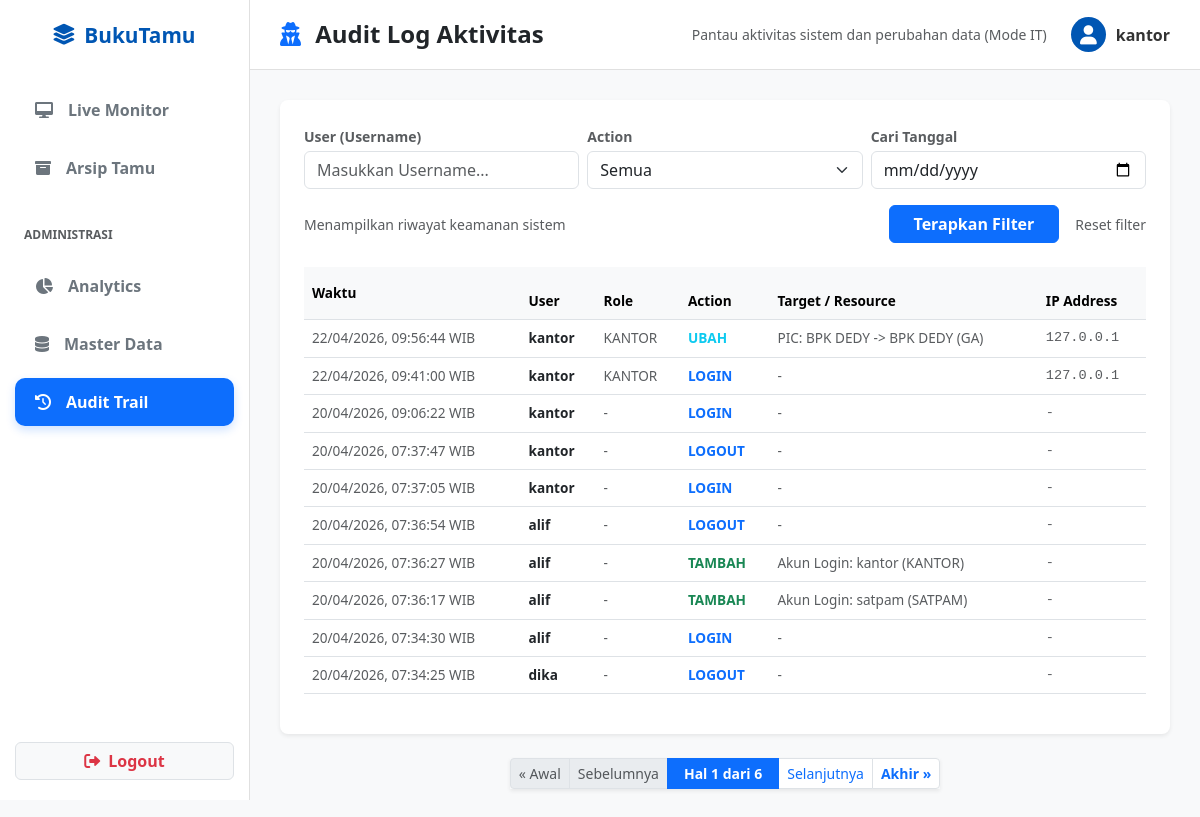
The page /audit-trail/ (signed in) on the database its author committed.
### tamu/models.py (models this page shows, shortened)
class LogAktivitas(models.Model):
    user = models.ForeignKey(User, on_delete=models.SET_NULL, null=True, blank=True)
    role = models.CharField(max_length=50, null=True, blank=True) # BARU: Menyimpan role saat aksi dilakukan
    aksi = models.CharField(max_length=50)
    target = models.CharField(max_length=255, null=True, blank=True)
    ip_address = models.GenericIPAddressField(null=True, blank=True) # BARU: Menyimpan IP Address perangkat
    waktu = models.DateTimeField(auto_now_add=True)

### tamu/views.py (the view)
# urls.py: path('audit-trail/', views.audit_trail, name='audit_trail'),
@login_required(login_url='login')
def audit_trail(request):
    if not (request.user.is_superuser or request.user.groups.filter(name='KANTOR').exists()):
        messages.error(request, "AKSES DITOLAK.")
        return redirect('daftar_tamu')
    logs_list = LogAktivitas.objects.all().order_by('-waktu')
    cari_user = request.GET.get('user', '')
    cari_aksi = request.GET.get('aksi', 'Semua')
    cari_tanggal = request.GET.get('tanggal', '')
    if cari_user:
        logs_list = logs_list.filter(user__username__icontains=cari_user)
    if cari_aksi != 'Semua':
        logs_list = logs_list.filter(aksi=cari_aksi)
    if cari_tanggal:
        logs_list = logs_list.filter(waktu__date=cari_tanggal)
    paginator = Paginator(logs_list, 10)
    page_number = request.GET.get('page')
    page_obj = paginator.get_page(page_number)
    context = {
        'page_obj': page_obj,
        'cari_user': cari_user,
        'cari_aksi': cari_aksi,
        'cari_tanggal': cari_tanggal,
    }
    return render(request, 'tamu/audit_trail.html', context)

### tamu/templates/tamu/audit_trail.html (shortened to what this page needs)
{% extends 'tamu/base.html' %}
{% block page_header %}
    <i class="fas fa-user-secret text-primary me-2"></i> Audit Log Aktivitas
{% endblock %}
{% block topbar_extra %}<span class="text-muted small">Pantau aktivitas sistem dan perubahan data (Mode IT)</span>{% endblock %}
{% block content %}
<div class="card border-0 shadow-sm bg-white rounded-3 p-4">
    <form method="GET" class="row g-2 mb-4">
        <div class="col-md-4">
            <label class="small fw-bold text-muted mb-1">User (Username)</label>
            <input type="text" name="user" class="form-control" placeholder="Masukkan Username..." value="{{ request.GET.user }}">
        </div>
        <div class="col-md-4">
            <label class="small fw-bold text-muted mb-1">Action</label>
            <select name="action" class="form-select">
                <option value="">Semua</option>
            </select>
        </div>
        <div class="col-md-4">
            <label class="small fw-bold text-muted mb-1">Cari Tanggal</label>
            <input type="date" name="tanggal" class="form-control" value="{{ request.GET.tanggal }}">
        </div>
        <div class="col-12 d-flex justify-content-end align-items-center mt-3 gap-2">
            <span class="small text-muted me-auto">Menampilkan riwayat keamanan sistem</span>
            <button type="submit" class="btn btn-primary px-4 fw-bold">Terapkan Filter</button>
            <a href="{% url 'audit_trail' %}" class="small text-muted text-decoration-none hover-primary ms-2">Reset filter</a>
        </div>
    </form>
    <div class="table-responsive">
        <table class="table table-hover align-middle" style="font-size: 0.85rem;">
            <thead class="table-light text-muted border-bottom">
                <tr>
                    <th class="py-3">Waktu</th>
                    <th>User</th>
                    <th>Role</th>
                    <th>Action</th>
                    <th>Target / Resource</th>
                    <th>IP Address</th>
                </tr>
            </thead>
            <tbody>
                {% for log in page_obj %}
                <tr>
                    <td class="text-muted">{{ log.waktu|date:"d/m/Y, H:i:s" }} WIB</td>
                    <td class="fw-bold text-dark">{{ log.user.username|default:"System/Deleted" }}</td>
                    <td class="text-muted">{{ log.role|default:"-" }}</td>
                    <td>
                        {% if log.aksi == 'LOGIN' or log.aksi == 'LOGOUT' %}
                            <span class="text-primary fw-bold">{{ log.aksi }}</span>
                        {% elif log.aksi == 'HAPUS' %}
                            <span class="text-danger fw-bold">{{ log.aksi }}</span>
                        {% elif log.aksi == 'TAMBAH' %}
                            <span class="text-success fw-bold">{{ log.aksi }}</span>
                        {% else %}
                            <span class="text-info fw-bold">{{ log.aksi }}</span>
                        {% endif %}
                    </td>
                    <td class="text-muted">{{ log.target|default:"-" }}</td>
                    <td class="font-monospace text-muted">{{ log.ip_address|default:"-" }}</td>
                </tr>
                {% empty %}
                <tr><td colspan="6" class="text-center py-4 text-muted">Belum ada riwayat aktivitas.</td></tr>
                {% endfor %}
            </tbody>
        </table>
    </div>
</div>
<div class="d-flex justify-content-center mt-4 mb-2">
        <nav aria-label="Page navigation">
            <ul class="pagination pagination-sm shadow-sm mb-0">
                {% if page_obj.has_previous %}
                <li class="page-item">
                    <a class="page-link text-primary fw-bold" href="?page=1&user={{ cari_user }}&aksi={{ cari_aksi }}&tanggal={{ cari_tanggal }}" title="Halaman Pertama">&laquo; Awal</a>
                </li>
                <li class="page-item">
                    <a class="page-link text-primary" href="?page={{ page_obj.previous_page_number }}&user={{ cari_user }}&aksi={{ cari_aksi }}&tanggal={{ cari_tanggal }}">Sebelumnya</a>
                </li>
                {% else %}
                <li class="page-item disabled"><span class="page-link text-muted">&laquo; Awal</span></li>
                <li class="page-item disabled"><span class="page-link text-muted">Sebelumnya</span></li>
                {% endif %}
                <li class="page-item active" aria-current="page">
                    <span class="page-link bg-primary border-primary fw-bold px-3">Hal {{ page_obj.number }} dari {{ page_obj.paginator.num_pages }}</span>
                </li>
                {% if page_obj.has_next %}
                <li class="page-item">
                    <a class="page-link text-primary" href="?page={{ page_obj.next_page_number }}&user={{ cari_user }}&aksi={{ cari_aksi }}&tanggal={{ cari_tanggal }}">Selanjutnya</a>
                </li>
                <li class="page-item">
                    <a class="page-link text-primary fw-bold" href="?page={{ page_obj.paginator.num_pages }}&user={{ cari_user }}&aksi={{ cari_aksi }}&tanggal={{ cari_tanggal }}" title="Halaman Terakhir">Akhir &raquo;</a>
                </li>
                {% else %}
                <li class="page-item disabled"><span class="page-link text-muted">Selanjutnya</span></li>
                <li class="page-item disabled"><span class="page-link text-muted">Akhir &raquo;</span></li>
                {% endif %}
            </ul>
        </nav>
    </div>
{% endblock %}

### tamu/templates/tamu/base.html (shortened to what this page needs)
<!DOCTYPE html>
<html lang="id">
<head>
    <link href="https://cdn.jsdelivr.net/npm/bootstrap@5.3.0/dist/css/bootstrap.min.css" rel="stylesheet">
    <link href="https://cdnjs.cloudflare.com/ajax/libs/font-awesome/6.0.0/css/all.min.css" rel="stylesheet">
</head>
<body>
    <nav id="sidebar">
        <div class="sidebar-brand">
            <i class="fas fa-layer-group"></i>
            <span>BukuTamu</span>
        </div>
        <ul class="sidebar-nav">
            <li>
                <a href="{% url 'daftar_tamu' %}" class="{% if request.resolver_match.url_name == 'daftar_tamu' %}active{% endif %}">
                    <i class="fas fa-desktop"></i>
                    <span>Live Monitor</span>
                </a>
            </li>
            <li>
                <a href="{% url 'arsip_tamu' %}" class="{% if request.resolver_match.url_name == 'arsip_tamu' %}active{% endif %}">
                    <i class="fas fa-archive"></i>
                    <span>Arsip Tamu</span>
                </a>
            </li>
            {% if request.user.is_superuser or request.user.groups.all.0.name == 'KANTOR' %}
            <li class="mt-4 mb-2 px-4 text-uppercase text-muted fw-bold" style="font-size: 0.75rem;">
                Administrasi
            </li>
            <li>
                <a href="{% url 'dashboard_analytics' %}" class="{% if request.resolver_match.url_name == 'dashboard_analytics' %}active{% endif %}">
                    <i class="fas fa-chart-pie"></i>
                    <span>Analytics</span>
                </a>
            </li>
            <li>
                <a href="{% url 'master_data' %}" class="{% if request.resolver_match.url_name == 'master_data' %}active{% endif %}">
                    <i class="fas fa-database"></i>
                    <span>Master Data</span>
                </a>
            </li>
            <li>
                <a href="{% url 'audit_trail' %}" class="{% if request.resolver_match.url_name == 'audit_trail' %}active{% endif %}">
                    <i class="fas fa-history"></i>
                    <span>Audit Trail</span>
                </a>
            </li>
            {% endif %}
            </ul>
        <div class="sidebar-footer">
            <a href="{% url 'logout' %}" class="btn btn-light w-100 fw-bold text-danger border d-flex justify-content-center align-items-center gap-2">
                <i class="fas fa-sign-out-alt"></i> Logout
            </a>
        </div>
    </nav>
    <main id="main-content">
        <header class="topbar">
            <h4 class="m-0 fw-bold text-dark">
                {% block page_header %}Dashboard{% endblock %}
            </h4>
            <div class="d-flex align-items-center gap-4">
                {% block topbar_extra %}{% endblock %}
                <div class="user-profile">
                    <div class="user-avatar">
                        <i class="fas fa-user"></i>
                    </div>
                    <span>{{ request.user.username }}</span>
                </div>
            </div>
        </header>
        <div class="content-area">
            {% block content %}
            {% endblock %}
        </div>
    </main>
</body>
</html>

### rows shown on the page
LogAktivitas: waktu "22/04/2026, 09:56:44", user.username "kantor", role "KANTOR", aksi "UBAH", target "PIC: BPK DEDY -> BPK DEDY (GA)", ip_address "127.0.0.1"
LogAktivitas: waktu "22/04/2026, 09:41:00", user.username "kantor", role "KANTOR", aksi "LOGIN", target "-", ip_address "127.0.0.1"
LogAktivitas: waktu "20/04/2026, 09:06:22", user.username "kantor", role "-", aksi "LOGIN", target "-", ip_address "-"
LogAktivitas: waktu "20/04/2026, 07:37:47", user.username "kantor", role "-", aksi "LOGOUT", target "-", ip_address "-"
LogAktivitas: waktu "20/04/2026, 07:37:05", user.username "kantor", role "-", aksi "LOGIN", target "-", ip_address "-"
LogAktivitas: waktu "20/04/2026, 07:36:54", user.username "alif", role "-", aksi "LOGOUT", target "-", ip_address "-"
LogAktivitas: waktu "20/04/2026, 07:36:27", user.username "alif", role "-", aksi "TAMBAH", target "Akun Login: kantor (KANTOR)", ip_address "-"
LogAktivitas: waktu "20/04/2026, 07:36:17", user.username "alif", role "-", aksi "TAMBAH", target "Akun Login: satpam (SATPAM)", ip_address "-"
LogAktivitas: waktu "20/04/2026, 07:34:30", user.username "alif", role "-", aksi "LOGIN", target "-", ip_address "-"
LogAktivitas: waktu "20/04/2026, 07:34:25", user.username "dika", role "-", aksi "LOGOUT", target "-", ip_address "-"

### other values the page prints
{{ request.user.username }} "kantor"
{{ page_obj.number }} "1"
{{ page_obj.paginator.num_pages }} "6"
